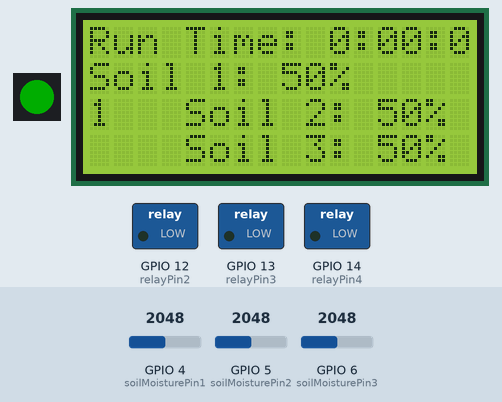
Simulated run of this sketch. Board: ESP32-S3. Parts: 1 RGB LEDs in strip order, left to right, 16×4 character LCD, switched loads named in the sketch (green lamp = pin HIGH). The test bench sets the inputs (shaded band); at power-on: GPIO 4 (soilMoisturePin1) = 2048, GPIO 5 (soilMoisturePin2) = 2048, GPIO 6 (soilMoisturePin3) = 2048. Dim RGB values are drawn brighter than linear; WiFi joins after 1.5 s; servers stay silent unless stated; what the sketch prints to the serial monitor is not drawn.

Above: at 8.5 s.
8.6 s: GPIO 4 (soilMoisturePin1) set to 3264
At 9.8 s:
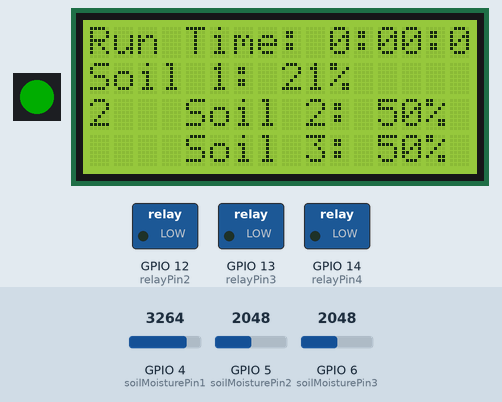
11.5 s: GPIO 4 (soilMoisturePin1) set to 3363
At 12.5 s:
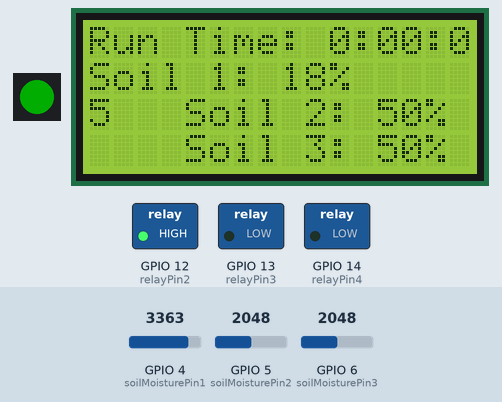
15.8 s: GPIO 5 (soilMoisturePin2) set to 3263
At 17.2 s:
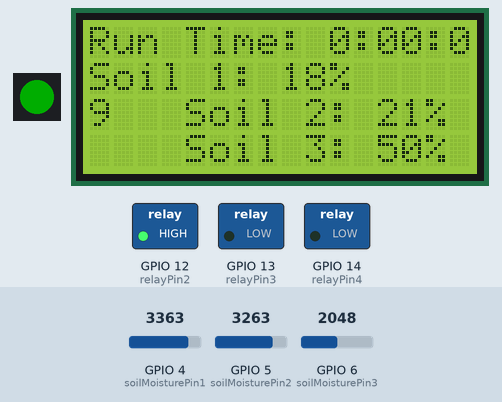
18.9 s: GPIO 5 (soilMoisturePin2) set to 3375
At 20.4 s:
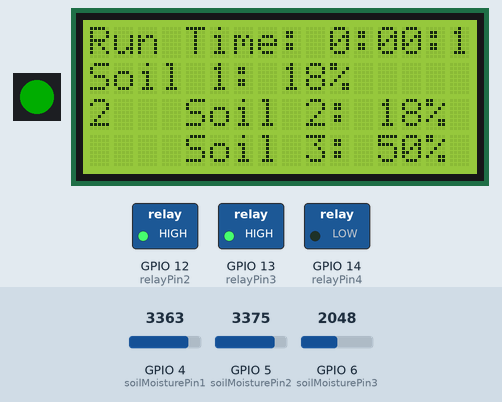
23.2 s: GPIO 6 (soilMoisturePin3) set to 3268
At 24.5 s:
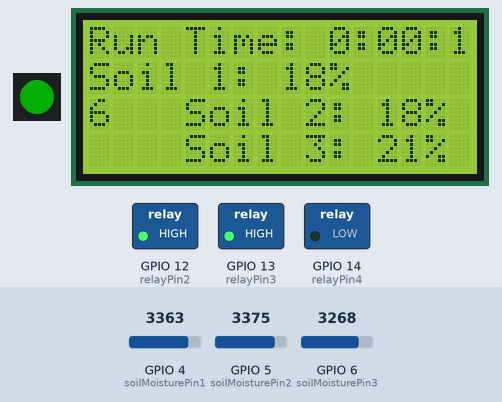
26.3 s: GPIO 6 (soilMoisturePin3) set to 3362
At 27.7 s:
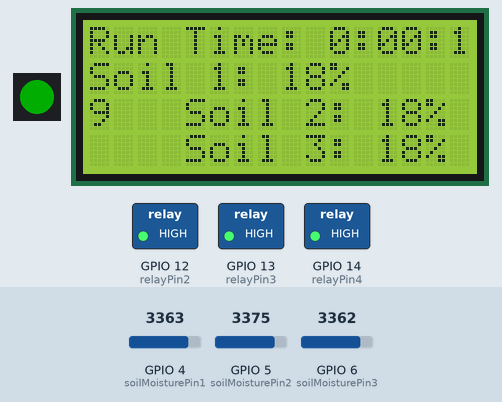
Timing chart, 0 to 29.3 s (numbered marks = the images above; inputs shaded):
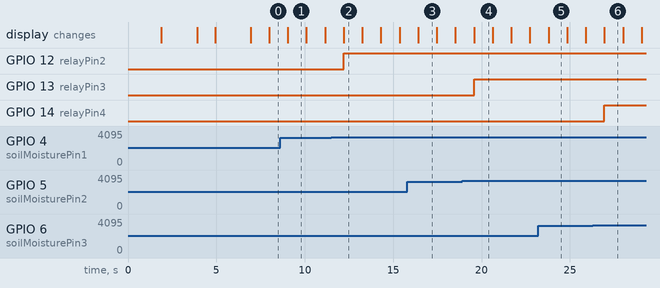

The sketch:

Crister_Project_IOT.ino
```cpp
#include <Wire.h>
#include <WiFi.h>
#include <Adafruit_NeoPixel.h>
#include <hd44780.h>
#include <hd44780ioClass/hd44780_I2Cexp.h>
#include <WiFiUdp.h>
#include <BlynkSimpleEsp32.h>

// Blynk settings
#define BLYNK_TEMPLATE_ID "TMPL6iWRFjOf0" // Template ID
#define BLYNK_TEMPLATE_NAME "Soil IoT"      // Template Name
char auth[] = "mldp7zSmcQps3TyRsiYOk525SWJDZaIx"; // Blynk Auth Token
char ssid[] = "PLDTHOMEFIBRdNvwT";                             // WiFi SSID
char pass[] = "PLDTWIFIErvgj";                           // WiFi Password

// Relay Pins
#define relayPin2 12 // Controls Soil Moisture 1
#define relayPin3 13 // Controls Soil Moisture 2
#define relayPin4 14 // Controls Soil Moisture 3

// Soil Moisture Sensor Pins
#define soilMoisturePin1 4    // GPIO 4 (ADC1_2)
#define soilMoisturePin2 5    // GPIO 5 (ADC2_4)
#define soilMoisturePin3 6    // GPIO 6 (ADC1_5)

// NeoPixel on GPIO 48 for LED control
#define LED_PIN 48    // NeoPixel data pin
#define NUMPIXELS 1   // Number of NeoPixels used

Adafruit_NeoPixel pixels(NUMPIXELS, LED_PIN, NEO_GRB + NEO_KHZ800);

// LCD using hd44780 library
hd44780_I2Cexp lcd; // Declare lcd object: auto locates and initializes the LCD

// Variables
int soilMoistureValue1, soilMoistureValue2, soilMoistureValue3;
int soilMoistureThreshold = 20;    // Threshold to turn on relay
int soilMoistureThresholdMAX = 30; // Threshold to turn off relay
bool isConnected = false; // To track WiFi connection state

// Soil moisture states
bool isSoilDry1 = false;
bool isSoilWet1 = false;
bool isSoilDry2 = false;
bool isSoilWet2 = false;
bool isSoilDry3 = false;
bool isSoilWet3 = false;

// Timer variable
unsigned long runtime = 0; // Runtime in seconds

void setup() {
    Serial.begin(115200);

    // Initialize NeoPixel
    pixels.begin();
    pixels.setBrightness(50); // Adjust brightness level

    // Initialize Blynk
    Blynk.begin(auth, ssid, pass);

    // Initialize relays
    pinMode(relayPin2, OUTPUT);  // Soil Moisture 1 relay
    pinMode(relayPin3, OUTPUT);  // Soil Moisture 2 relay
    pinMode(relayPin4, OUTPUT);  // Soil Moisture 3 relay

    // Initialize sensors
    pinMode(soilMoisturePin1, INPUT);
    pinMode(soilMoisturePin2, INPUT);
    pinMode(soilMoisturePin3, INPUT);

    // Initialize LCD
    lcd.begin(16, 4);  // Initialize the display for 16x4 size
    lcd.clear();
    lcd.print("Soil Moisture System");

    // Set initial states
    digitalWrite(relayPin2, LOW); // Ensure relayPin2 is OFF
    digitalWrite(relayPin3, LOW); // Ensure relayPin3 is OFF
    digitalWrite(relayPin4, LOW); // Ensure relayPin4 is OFF

    // Initialize Blynk with the current states
    Blynk.virtualWrite(V4, 0); // Send initial state for relayPin2
    Blynk.virtualWrite(V5, 0); // Send initial state for relayPin3
    Blynk.virtualWrite(V6, 0); // Send initial state for relayPin4

    delay(2000); // Show initial message for 2 seconds

    connectToWiFi(); // Connect to WiFi
}

void loop() {
    Blynk.run();
    updateLED();

    // Increment the runtime every second
    runtime++;
    Blynk.virtualWrite(V0, runtime / 60); // Upload runtime to V0
    delay(1000); // Wait for 1 second

    // Read and control moisture sensors continuously
    readSoilMoisture();
}

void connectToWiFi() {
    Serial.printf("Connecting to %s ", ssid);
    lcd.clear();
    lcd.print("Connecting to ");
    lcd.setCursor(0, 1);
    lcd.print(ssid);
    delay(1000);

    WiFi.begin(ssid, pass);
    while (WiFi.status() != WL_CONNECTED) {
        delay(500);
        Serial.print(".");
    }
    Serial.println(" CONNECTED");
    lcd.clear();
    lcd.print("CONNECTED");
    delay(2000);
}

void updateLED() {
    if (WiFi.status() != WL_CONNECTED) {
        if (isConnected) {
            isConnected = false;
            // Turn LED Red when not connected to WiFi
            pixels.setPixelColor(0, pixels.Color(255, 0, 0)); // Red
            pixels.show();
        }
    } else {
        if (!isConnected) {
            isConnected = true;
            // If connected, show Green
            pixels.setPixelColor(0, pixels.Color(0, 255, 0)); // Green
            pixels.show();
        }
    }
}

void readSoilMoisture() {
    // Read values
    soilMoistureValue1 = analogRead(soilMoisturePin1);
    soilMoistureValue2 = analogRead(soilMoisturePin2);
    soilMoistureValue3 = analogRead(soilMoisturePin3);

    int soilMoisturePercent1 = map(soilMoistureValue1, 0, 4095, 100, 0);
    int soilMoisturePercent2 = map(soilMoistureValue2, 0, 4095, 100, 0);
    int soilMoisturePercent3 = map(soilMoistureValue3, 0, 4095, 100, 0);

    // Send values to Blynk
    Blynk.virtualWrite(V1, soilMoisturePercent1);
    Blynk.virtualWrite(V2, soilMoisturePercent2);
    Blynk.virtualWrite(V3, soilMoisturePercent3);

    // Update LCD Display
    lcd.clear();
    // Display runtime on the LCD in HH:MM:SS format
    int hours = runtime / 3600;
    int minutes = (runtime % 3600) / 60;
    int seconds = runtime % 60;
    lcd.setCursor(0, 0);
    lcd.print("Run Time: ");
    lcd.print(hours);
    lcd.print(":");
    lcd.print(minutes < 10 ? "0" : ""); // Leading zero for minutes
    lcd.print(minutes);
    lcd.print(":");
    lcd.print(seconds < 10 ? "0" : ""); // Leading zero for seconds
    lcd.print(seconds);

    // Display soil moisture percentages
    lcd.setCursor(0, 1);
    lcd.print("Soil 1: ");
    lcd.print(soilMoisturePercent1);
    lcd.print("%");

    lcd.setCursor(0, 2);
    lcd.print("Soil 2: ");
    lcd.print(soilMoisturePercent2);
    lcd.print("%");

    lcd.setCursor(0, 3);
    lcd.print("Soil 3: ");
    lcd.print(soilMoisturePercent3);
    lcd.print("%");

    // Control relays based on soil moisture 1
    if (soilMoisturePercent1 < soilMoistureThreshold && !isSoilDry1) {
        digitalWrite(relayPin2, HIGH);
        Blynk.virtualWrite(V4, 1);
        isSoilDry1 = true;
        isSoilWet1 = false;

        // Log event for low soil moisture
        Blynk.logEvent("dry_soil_notification", "Soil Moisture 1 Low! Pump starting...");
    } else if (soilMoisturePercent1 > soilMoistureThresholdMAX && !isSoilWet1) {
        digitalWrite(relayPin2, LOW);
        Blynk.virtualWrite(V4, 0);
        isSoilWet1 = true;
        isSoilDry1 = false;

        // Log event for soil moisturized
        Blynk.logEvent("wet_soil_notification", "Plant soil 1 moisturized! Pump turned off...");
    }

    // Control relays based on soil moisture 2
    if (soilMoisturePercent2 < soilMoistureThreshold && !isSoilDry2) {
        digitalWrite(relayPin3, HIGH);
        Blynk.virtualWrite(V5, 1);
        isSoilDry2 = true;
        isSoilWet2 = false;

        // Log event for low soil moisture
        Blynk.logEvent("dry_soil_notification", "Soil Moisture 2 Low! Pump starting...");
    } else if (soilMoisturePercent2 > soilMoistureThresholdMAX && !isSoilWet2) {
        digitalWrite(relayPin3, LOW);
        Blynk.virtualWrite(V5, 0);
        isSoilWet2 = true;
        isSoilDry2 = false;

        // Log event for soil moisturized
        Blynk.logEvent("wet_soil_notification", "Plant soil 2 moisturized! Pump turned off...");
    }

    // Control relays based on soil moisture 3
    if (soilMoisturePercent3 < soilMoistureThreshold && !isSoilDry3) {
        digitalWrite(relayPin4, HIGH);
        Blynk.virtualWrite(V6, 1);
        isSoilDry3 = true;
        isSoilWet3 = false;

        // Log event for low soil moisture
        Blynk.logEvent("dry_soil_notification", "Soil Moisture 3 Low! Pump starting...");
    } else if (soilMoisturePercent3 > soilMoistureThresholdMAX && !isSoilWet3) {
        digitalWrite(relayPin4, LOW);
        Blynk.virtualWrite(V6, 0);
        isSoilWet3 = true;
        isSoilDry3 = false;

        // Log event for soil moisturized
        Blynk.logEvent("wet_soil_notification", "Plant soil 3 moisturized! Pump turned off...");
    }
}
```

Measured:
- the behaviour switches between 3316 and 3317 on GPIO 4 (soilMoisturePin1) (found by bisection; images 1 and 2)
- the behaviour switches between 3316 and 3317 on GPIO 5 (soilMoisturePin2) (found by bisection; images 3 and 4)
- the behaviour switches between 3316 and 3317 on GPIO 6 (soilMoisturePin3) (found by bisection; images 5 and 6)
- after the input at 11.5 s, GPIO 12 (relayPin2): LOW → HIGH after 0.70 s
- after the input at 18.9 s, GPIO 13 (relayPin3): LOW → HIGH after 0.68 s
- after the input at 26.3 s, GPIO 14 (relayPin4): LOW → HIGH after 0.65 s
- what the display in image 1 shows lasts 1.1 s, from 9.0 s to 10.1 s
